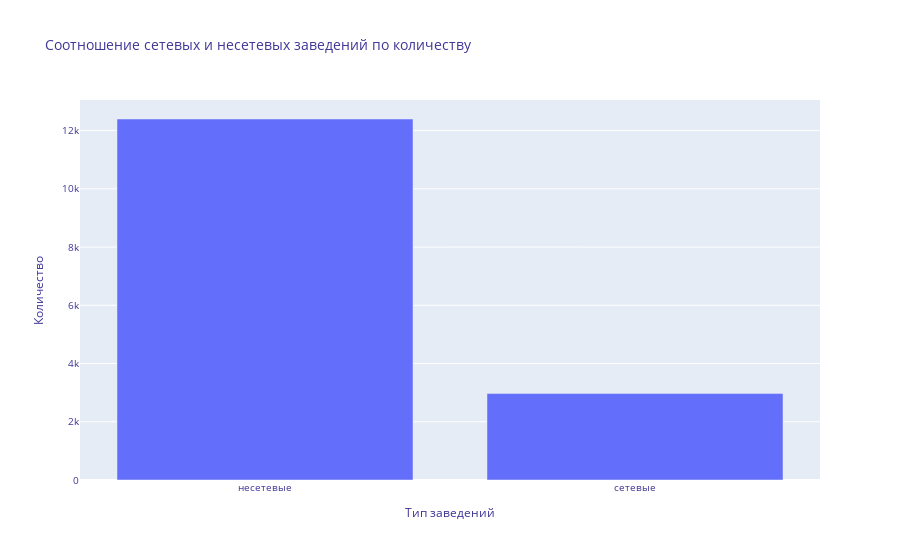

Here is the notebook cell this chart was saved with:
### Markdown cell above
<a id="2.2"></a>
2. Исследуйте соотношение сетевых и несетевых заведений по количеству. Постройте график.

### Code cell
chain=df['chain'].value_counts().reset_index()
chain.columns=['status','quantity']
chain=chain.replace({'нет':'несетевые','да':'сетевые'})
fig=px.bar(chain, x='status',y='quantity',title='Cоотношение сетевых и несетевых заведений по количеству')

fig.update_layout(
    xaxis_title='Тип заведений',
    yaxis_title='Количество',
    
    
    font=dict(
    size=10,
color='#3f3697')
)
fig.show()

### Figure 1 — Plotly figure (JSON) as saved in the notebook; plotly's stock layout.template omitted (floating-point values rounded to 4 significant figures)
{"data": [{"alignmentgroup": "True", "hovertemplate": "status=%{x}<br>quantity=%{y}<extra></extra>", "legendgroup": "", "marker": {"color": "#636efa"}, "name": "", "offsetgroup": "", "orientation": "v", "showlegend": false, "textposition": "auto", "type": "bar", "x": ["несетевые", "сетевые"], "xaxis": "x", "y": [12398, 2968], "yaxis": "y"}], "layout": {"barmode": "relative", "font": {"color": "#3f3697", "size": 10}, "legend": {"tracegroupgap": 0}, "title": {"text": "Cоотношение сетевых и несетевых заведений по количеству"}, "xaxis": {"anchor": "y", "domain": [0, 1], "title": {"text": "Тип заведений"}}, "yaxis": {"anchor": "x", "domain": [0, 1], "title": {"text": "Количество"}}}}
